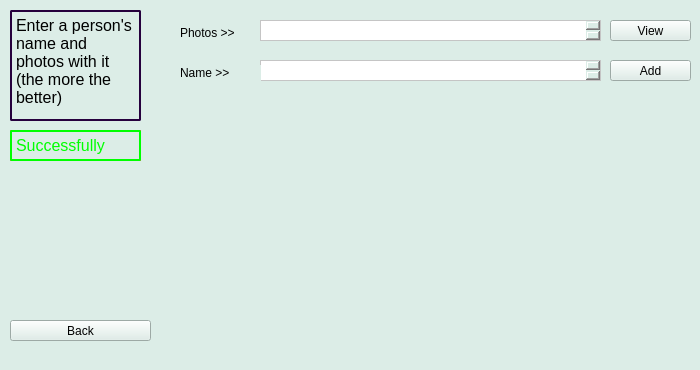
<?xml version="1.0" encoding="UTF-8"?>
<ui version="4.0">
 <class>MainWindow</class>
 <widget class="QMainWindow" name="MainWindow">
  <property name="geometry">
   <rect>
    <x>0</x>
    <y>0</y>
    <width>700</width>
    <height>370</height>
   </rect>
  </property>
  <property name="windowTitle">
   <string>Whois</string>
  </property>
  <property name="styleSheet">
   <string notr="true">background-color: rgb(220, 237, 231);</string>
  </property>
  <widget class="QWidget" name="centralwidget">
   <widget class="QPushButton" name="pushBack">
    <property name="geometry">
     <rect>
      <x>10</x>
      <y>320</y>
      <width>141</width>
      <height>21</height>
     </rect>
    </property>
    <property name="cursor">
     <cursorShape>PointingHandCursor</cursorShape>
    </property>
    <property name="styleSheet">
     <string notr="true">color: rgb(38, 0, 61);
font: 75 12pt &quot;Levenim MT&quot;;
background-color: rgb(234, 245, 237);
border-radius: 2px;
border: 2px solid #26003d;
box-shadow: 4px 4px 4px rgba(8, 8, 8, 0.5)}
QPushButton:hover {background-color: rgba(200, 229, 225, 0.7); 
border: 2px solid #26003d;
</string>
    </property>
    <property name="text">
     <string>Back</string>
    </property>
   </widget>
   <widget class="QTextBrowser" name="textBrowser">
    <property name="geometry">
     <rect>
      <x>10</x>
      <y>10</y>
      <width>131</width>
      <height>111</height>
     </rect>
    </property>
    <property name="styleSheet">
     <string notr="true">border-radius: 2px;
border: 2px solid #26003d;</string>
    </property>
    <property name="html">
     <string>&lt;!DOCTYPE HTML PUBLIC &quot;-//W3C//DTD HTML 4.0//EN&quot; &quot;http://www.w3.org/TR/REC-html40/strict.dtd&quot;&gt;
&lt;html&gt;&lt;head&gt;&lt;meta name=&quot;qrichtext&quot; content=&quot;1&quot; /&gt;&lt;style type=&quot;text/css&quot;&gt;
p, li { white-space: pre-wrap; }
&lt;/style&gt;&lt;/head&gt;&lt;body style=&quot; font-family:'MS Shell Dlg 2'; font-size:8.25pt; font-weight:400; font-style:normal;&quot;&gt;
&lt;p style=&quot; margin-top:0px; margin-bottom:0px; margin-left:0px; margin-right:0px; -qt-block-indent:0; text-indent:0px;&quot;&gt;&lt;span style=&quot; font-size:12pt;&quot;&gt;Enter a person's name and photos with it (the more the better)&lt;/span&gt;&lt;/p&gt;&lt;/body&gt;&lt;/html&gt;</string>
    </property>
   </widget>
   <widget class="QTextBrowser" name="textError">
    <property name="geometry">
     <rect>
      <x>10</x>
      <y>130</y>
      <width>131</width>
      <height>31</height>
     </rect>
    </property>
    <property name="styleSheet">
     <string notr="true">border-radius: 2px;
border: 2px solid #ff0000;
color: rgb(255, 0, 0);</string>
    </property>
    <property name="html">
     <string>&lt;!DOCTYPE HTML PUBLIC &quot;-//W3C//DTD HTML 4.0//EN&quot; &quot;http://www.w3.org/TR/REC-html40/strict.dtd&quot;&gt;
&lt;html&gt;&lt;head&gt;&lt;meta name=&quot;qrichtext&quot; content=&quot;1&quot; /&gt;&lt;style type=&quot;text/css&quot;&gt;
p, li { white-space: pre-wrap; }
&lt;/style&gt;&lt;/head&gt;&lt;body style=&quot; font-family:'MS Shell Dlg 2'; font-size:8.25pt; font-weight:400; font-style:normal;&quot;&gt;
&lt;p style=&quot; margin-top:0px; margin-bottom:0px; margin-left:0px; margin-right:0px; -qt-block-indent:0; text-indent:0px;&quot;&gt;&lt;span style=&quot; font-size:12pt;&quot;&gt;Error: ...&lt;/span&gt;&lt;/p&gt;&lt;/body&gt;&lt;/html&gt;</string>
    </property>
   </widget>
   <widget class="QTextBrowser" name="textSuccess">
    <property name="geometry">
     <rect>
      <x>10</x>
      <y>130</y>
      <width>131</width>
      <height>31</height>
     </rect>
    </property>
    <property name="styleSheet">
     <string notr="true">border-radius: 2px;
border: 2px solid #00ff00;
color: rgb(0, 255, 0);</string>
    </property>
    <property name="html">
     <string>&lt;!DOCTYPE HTML PUBLIC &quot;-//W3C//DTD HTML 4.0//EN&quot; &quot;http://www.w3.org/TR/REC-html40/strict.dtd&quot;&gt;
&lt;html&gt;&lt;head&gt;&lt;meta name=&quot;qrichtext&quot; content=&quot;1&quot; /&gt;&lt;style type=&quot;text/css&quot;&gt;
p, li { white-space: pre-wrap; }
&lt;/style&gt;&lt;/head&gt;&lt;body style=&quot; font-family:'MS Shell Dlg 2'; font-size:8.25pt; font-weight:400; font-style:normal;&quot;&gt;
&lt;p style=&quot; margin-top:0px; margin-bottom:0px; margin-left:0px; margin-right:0px; -qt-block-indent:0; text-indent:0px;&quot;&gt;&lt;span style=&quot; font-size:12pt;&quot;&gt;Successfully&lt;/span&gt;&lt;/p&gt;&lt;/body&gt;&lt;/html&gt;</string>
    </property>
   </widget>
   <widget class="QTextEdit" name="textName">
    <property name="geometry">
     <rect>
      <x>260</x>
      <y>60</y>
      <width>341</width>
      <height>21</height>
     </rect>
    </property>
    <property name="styleSheet">
     <string notr="true">background-color: rgb(255, 255, 255);
font: 75 10pt &quot;Levenim MT&quot;;</string>
    </property>
   </widget>
   <widget class="QLabel" name="label">
    <property name="geometry">
     <rect>
      <x>180</x>
      <y>65</y>
      <width>81</width>
      <height>16</height>
     </rect>
    </property>
    <property name="styleSheet">
     <string notr="true">font: 75 12pt &quot;Levenim MT&quot;;</string>
    </property>
    <property name="text">
     <string>Name &gt;&gt;</string>
    </property>
   </widget>
   <widget class="QLabel" name="label_2">
    <property name="geometry">
     <rect>
      <x>180</x>
      <y>25</y>
      <width>81</width>
      <height>16</height>
     </rect>
    </property>
    <property name="styleSheet">
     <string notr="true">font: 75 12pt &quot;Levenim MT&quot;;</string>
    </property>
    <property name="text">
     <string>Photos &gt;&gt;</string>
    </property>
   </widget>
   <widget class="QTextEdit" name="textFiles">
    <property name="geometry">
     <rect>
      <x>260</x>
      <y>20</y>
      <width>341</width>
      <height>21</height>
     </rect>
    </property>
    <property name="styleSheet">
     <string notr="true">background-color: rgb(255, 255, 255);
font: 75 10pt &quot;Levenim MT&quot;;</string>
    </property>
   </widget>
   <widget class="QPushButton" name="pushView">
    <property name="geometry">
     <rect>
      <x>610</x>
      <y>20</y>
      <width>81</width>
      <height>21</height>
     </rect>
    </property>
    <property name="cursor">
     <cursorShape>PointingHandCursor</cursorShape>
    </property>
    <property name="styleSheet">
     <string notr="true">color: rgb(38, 0, 61);
font: 75 12pt &quot;Levenim MT&quot;;
background-color: rgb(234, 245, 237);
border-radius: 2px;
border: 2px solid #26003d;
box-shadow: 4px 4px 4px rgba(8, 8, 8, 0.5)}
QPushButton:hover {background-color: rgba(200, 229, 225, 0.7); 
border: 2px solid #26003d;
</string>
    </property>
    <property name="text">
     <string>View</string>
    </property>
   </widget>
   <widget class="QPushButton" name="pushAdd">
    <property name="geometry">
     <rect>
      <x>610</x>
      <y>60</y>
      <width>81</width>
      <height>21</height>
     </rect>
    </property>
    <property name="cursor">
     <cursorShape>PointingHandCursor</cursorShape>
    </property>
    <property name="styleSheet">
     <string notr="true">color: rgb(38, 0, 61);
font: 75 12pt &quot;Levenim MT&quot;;
background-color: rgb(234, 245, 237);
border-radius: 2px;
border: 2px solid #26003d;
box-shadow: 4px 4px 4px rgba(8, 8, 8, 0.5)}
QPushButton:hover {background-color: rgba(200, 229, 225, 0.7); 
border: 2px solid #26003d;
</string>
    </property>
    <property name="text">
     <string>Add</string>
    </property>
   </widget>
  </widget>
  <widget class="QMenuBar" name="menubar">
   <property name="geometry">
    <rect>
     <x>0</x>
     <y>0</y>
     <width>700</width>
     <height>21</height>
    </rect>
   </property>
  </widget>
  <widget class="QStatusBar" name="statusbar"/>
 </widget>
 <resources/>
 <connections/>
</ui>
